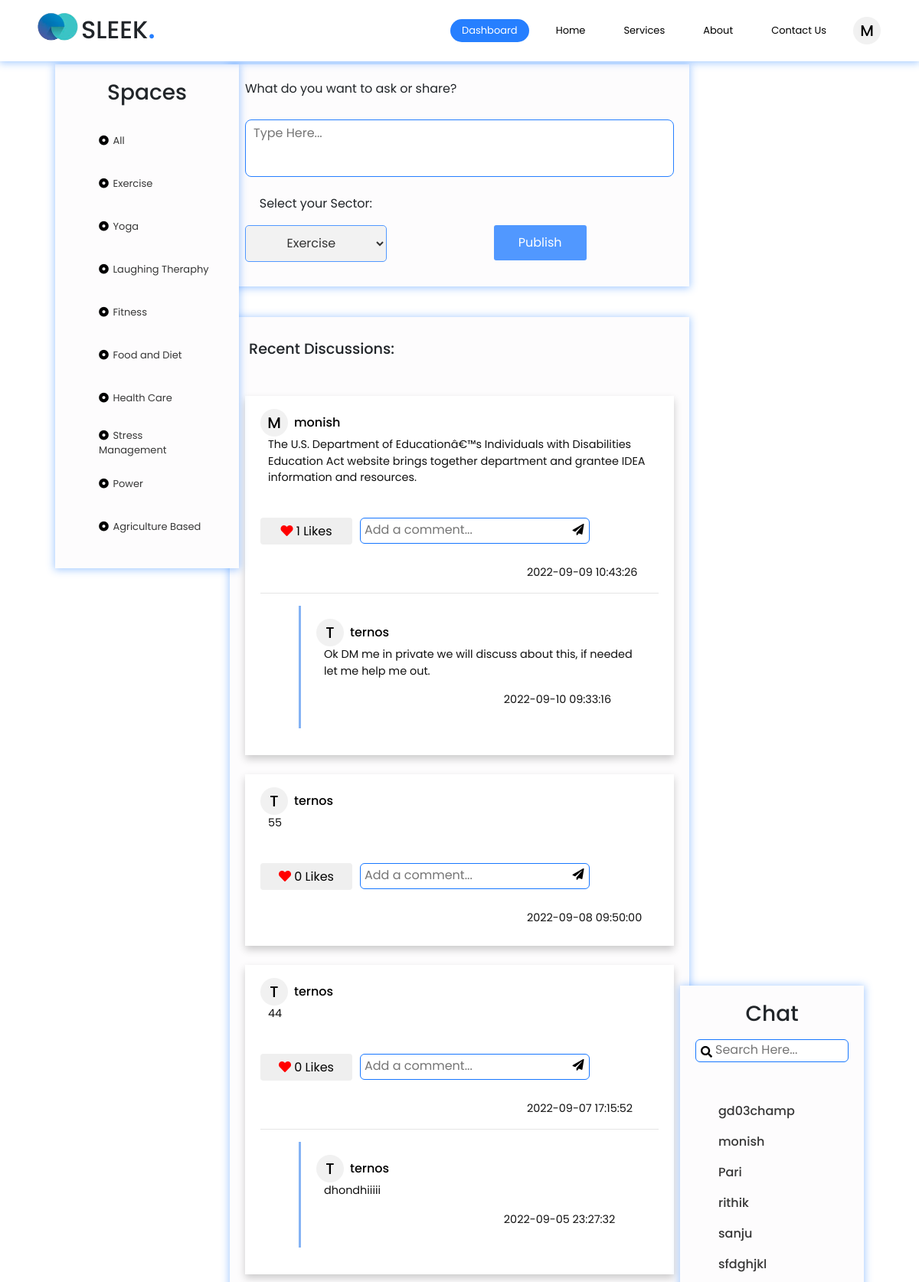
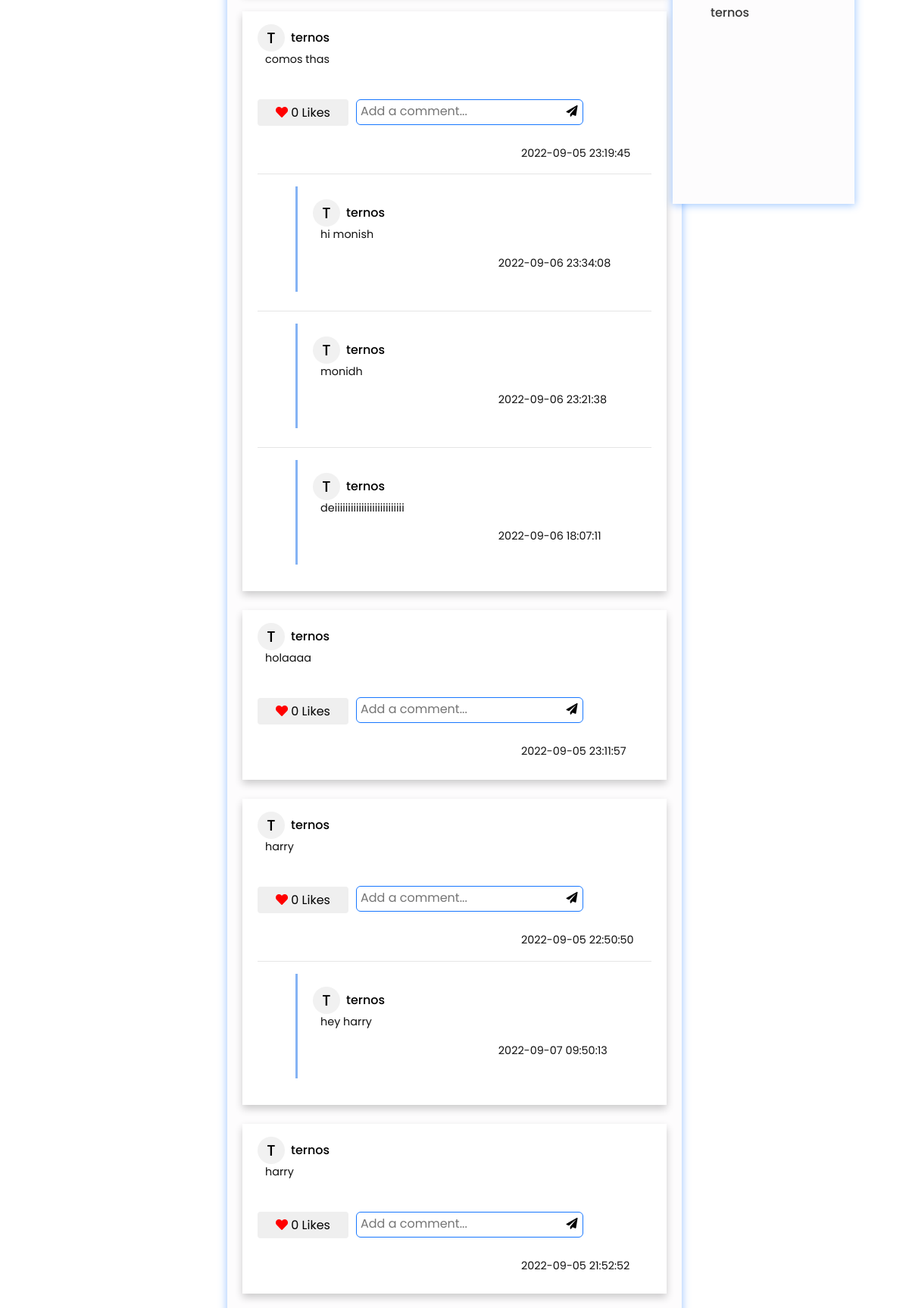
The app's page /forum.php (signed in, upper part) with its own data (2 pictures, top to bottom).
### tables this page shows
CREATE TABLE IF NOT EXISTS `comments` (
  `id` int(11) NOT NULL AUTO_INCREMENT,
  `name` varchar(255) NOT NULL,
  `sector` varchar(45) NOT NULL,
  `comment` mediumtext NOT NULL,
  `created_at` datetime DEFAULT CURRENT_TIMESTAMP,
  `likes` int(11) UNSIGNED DEFAULT '0',
  PRIMARY KEY (`id`)
);

CREATE TABLE IF NOT EXISTS `reply` (
  `id` int(11) NOT NULL AUTO_INCREMENT,
  `parent_id` varchar(45) NOT NULL,
  `name` varchar(45) NOT NULL,
  `sector` varchar(45) DEFAULT NULL,
  `comment` mediumtext NOT NULL,
  `created_at` datetime NOT NULL DEFAULT CURRENT_TIMESTAMP ON UPDATE CURRENT_TIMESTAMP,
  PRIMARY KEY (`id`)
);

CREATE TABLE IF NOT EXISTS `users` (
  `id` int(11) NOT NULL AUTO_INCREMENT,
  `username` varchar(50) NOT NULL,
  `password` varchar(255) NOT NULL,
  `created_at` datetime DEFAULT CURRENT_TIMESTAMP,
  `user` varchar(45) DEFAULT NULL,
  PRIMARY KEY (`id`),
  UNIQUE KEY `username` (`username`)
);

### forum.php (the view, shortened to what this page needs)
<?php
include 'config.php';
?>
<!DOCTYPE html>
<html>
<head>
    <link rel="stylesheet" type="text/css" href="./style.css">
    <link rel="stylesheet" href="https://maxcdn.bootstrapcdn.com/bootstrap/4.1.3/css/bootstrap.min.css">
    <link rel="stylesheet" href="https://use.fontawesome.com/releases/v5.6.3/css/all.css">
</head>
<body>
    <section class="bo_dy">
        <div class="navibar" id="#forum">
            <img class="logo-cc" src="./assets/logo.png" width="70%" height="70%">
            <div class="logo">
                <h2>SLEEK<span>.</span></h2>
            </div>
            <div class="nav__links">
                <a href="./forum.php" class="active nav__link">Dashboard</a>
                <a href="./main.php#home" class="nav__link">Home</a>
                <a href="./main.php#services" class="nav__link">Services</a>
                <a href="./main.php#about" class="nav__link">About</a>
                <a href="#contact" class="nav__link">Contact Us</a>
                <div class="dropdown">
                    <a class="dropbtn" href="profile.php">
                        <div class="circle1">
                            <h5>
                                <?php
                                $name = $_SESSION['username'];
                                $f_letter = strtoupper($name[0]);
                                echo $f_letter;
                                ?>
                            </h5>
                        </div>
                    </a>
                </div>
            </div>
        </div>
        <section class="forum">
            <div class="sidebar_left">
                <h3>Spaces</h3>
                <form class="sidebar_content" method="POST">
                    <button name="All" value="All"><i class="fa fa-dot-circle-o"></i> All</button>
                    <button name="Exercise" value="Exercise"><i class="fa fa-dot-circle-o"></i> Exercise</button>
                    <button name="Yoga" value="Yoga"><i class="fa fa-dot-circle-o"></i> Yoga</button>
                    <button name="Laughing_Theraphy" value="Laughing_Theraphy"><i class="fa fa-dot-circle-o"></i> Laughing Theraphy</button>
                    <button name="Fitness" value="Fitness"><i class="fa fa-dot-circle-o"></i> Fitness</button>
                    <button name="Food_and_Diet" value="Food_and_Diet"><i class="fa fa-dot-circle-o"></i> Food and Diet</button>
                    <button name="Health_care" value="Health_care"><i class="fa fa-dot-circle-o"></i> Health Care</button>
                    <button name="Stress_Management" value="Stress_Management"><i class="fa fa-dot-circle-o"></i> Stress Management</button>
                    <button name="Gardening" value="Gardening"><i class="fa fa-dot-circle-o"></i> Power</button>
                    <button name="Agriculture_based" value="Agriculture_based"><i class="fa fa-dot-circle-o"></i> Agriculture Based</button>
                </form>
            </div>
            <center>
                <div class="wrapper">
                    <form action="" method="POST" class="form">
                        <div class="input-group textarea">
                            <p class="p_down">What do you want to ask or share?</p>
                            <textarea id="comment" name="comment" placeholder="Type Here..." required></textarea>
                        </div>
                        <div class="input-group">
                            <div class="dropdown_cntnt">
                                <p for="Selecting Sector">Select your Sector:</p>
                                <select id='input' name="sector">
                                    <option value='Exercise'>Exercise</option>
                                </select>
                            </div>
                            <button name="submit" class="btn btnn">Publish</button>
                        </div>
                    </form>
                </div>
                <div class="wrapper">
                    <h3 class="discussions">Recent Discussions: </h3>
                    <div class="prev-comments">
                        <?php
                        $value1 = $_POST['Auto_ancilliary'];
                        $value2 = $_POST['Financial_banking'];
                        $value3 = $_POST['Consumer_durables'];
                        $value4 = $_POST['Textiles'];
                        $value5 = $_POST['FMCG'];
                        $value6 = $_POST['Health_care'];
                        $value7 = $_POST['Metal_mining'];
                        $value8 = $_POST['Power'];
                        $value9 = $_POST['Agriculture_based'];
                        $value10 = $_POST['Service_sector'];
                        $value11 = $_POST['Oil_gas'];
                        $value12 = $_POST['Others'];
                        if ($value1 == "" && $value2 == "" && $value3 == "" && $value4 == "" && $value5 == "" && $value6 == "" && $value7 == "" && $value8 == "" && $value9 == "" && $value10 == "" && $value11 == "" && $value12 == "") {
                            $sql = "SELECT * FROM comments ORDER BY id DESC";
                        } else {
                            $sql = "SELECT * FROM comments WHERE sector = '$value1$value2$value3$value4$value5$value6$value7$value8$value9$value10$value11$value12' ORDER BY id DESC";
                        }
                        $result = mysqli_query($link, $sql);
                        if (mysqli_num_rows($result) > 0) {
                            while ($row = mysqli_fetch_assoc($result)) {
                        ?>
                                <div class="single-item">
                                    <div class="cmt_user">
                                        <div class="circle2">
                                            <h5>
                                                <?php
                                                $name = $row['name'];
                                                $f_letter = strtoupper($name[0]);
                                                echo $f_letter;
                                                $row_id = $row['id'];
                                                $sqll = "SELECT COUNT(likes) AS 'count' FROM likes WHERE parent_id = $row_id";
                                                $resultt = mysqli_query($link, $sqll);
                                                $roww = mysqli_fetch_assoc($resultt);
                                                $count = $roww['count'];
                                                ?>
                                            </h5>
                                        </div>
                                        <form action="chat.php" method="POST" class="form">
                                            <button class="reply_username" name="user_btn">
                                                <h6><?php echo $row['name']; ?></h6>
                                            </button>
                                        </form>
                                    </div>
                                    <p><?php echo $row['comment']; ?></p>
                                    <div class="lcr">
                                        <table class="lke_rply">
                                            <tr>
                                                <td>
                                                    <form action="likcmt.php" method="POST" class="form">
                                                        <button class="like_btn"><i class="fa fa-heart"></i> <?php echo $count ?> Likes</button>
                                                    </form>
                                                </td>
                                                <form action="likcmt.php" method="POST" class="form">
                                                    <td>
                                                        <div class="search">
                                                            <textarea class="reply_inpt" name="reply" placeholder="Add a comment..." value="" required></textarea>
                                                            <button class="reply_btn"><span class="fa fa-send"></span></button>
                                                        </div>
                                                    </td>
                                                </form>
                                            </tr>
                                        </table>
                                    </div>
                                    <p class="created_at"><?php echo $row['created_at']; ?></p>
                                    <?php
                                    $row_idd = $row['id'];
                                    $sql1 = "SELECT * FROM reply WHERE parent_id = $row_idd ORDER BY id DESC limit 3";
                                    $result1 = mysqli_query($link, $sql1);
                                    if (mysqli_num_rows($result1) > 0) {
                                        while ($row1 = mysqli_fetch_assoc($result1)) { ?>
                                            <hr>
                                            <div class="repy">
                                                <div class="cmt_user">
                                                    <div class="circle2">
                                                        <h5>
                                                            <?php
                                                            $name = $row1['name'];
                                                            $f_letter = strtoupper($name[0]);
                                                            echo $f_letter;
                                                            ?>
                                                        </h5>
                                                    </div>
                                                    <form action="chat.php" method="POST" class="form">
                                                        <button class="reply_username" name="user_btn">
                                                            <h6><?php echo $row1['name']; ?></h6>
                                                        </button>
                                                    </form>
                                                </div>
                                                <p><?php echo $row1['comment']; ?></p>
                                                <p class="created_at_reply"><?php echo $row1['created_at']; ?></p>
                                            </div>
                                    <?php
                                        }
                                    }
                                    ?>
                                </div>
                        <?php
                            }
                        }
                        ?>
                    </div>
                </div>
            </center>
            <div id="container" class="sidebar_right">
                <h3>Chat</h3>
                <div class="search">
                    <span class="fa fa-search"></span>
                    <textarea type="text" autocomplete="off" class="search_chat" id="live_search" name="comment" placeholder="Search Here..." required></textarea>
                </div>
                <?php
                $name = $_SESSION["username"];
                $sql = "SELECT username FROM users WHERE username != '$name' ORDER BY username";
                $result = mysqli_query($link, $sql);
                if (mysqli_num_rows($result) > 0) {
                    while ($row = mysqli_fetch_assoc($result)) {
                ?>
                        <div class="single_item">
                            <form action="chat.php" method="POST" class="form">
                                <button class="usr_display" name="user_btn">
                                    <h6><?php echo $row['username']; ?></h6>
                                </button>
                            </form>
                        </div>
                <?php
                    }
                }
                ?>
            </div>
        </section>
    </section>
</body>
</html>

### forum.php (style rules this page uses)
.bo_dy { min-height: 120vh; }

### records on screen
comments: name "M", name "monish", comment "The U.S. Department of Educationâ€™s Individuals with Disabilities Education Act website brings together department and grantee IDEA information and resources.", count "1", created_at "2022-09-09 10:43:26"
reply: name "T", name "ternos", comment "Ok DM me in private we will discuss about this, if needed let me help me out.", created_at "2022-09-10 09:33:16"
comments: name "T", name "ternos", comment "55", count "0", created_at "2022-09-08 09:50:00"
comments: name "T", name "ternos", comment "44", count "0", created_at "2022-09-07 17:15:52"
reply: name "T", name "ternos", comment "dhondhiiiii", created_at "2022-09-05 23:27:32"
comments: name "T", name "ternos", comment "comos thas", count "0", created_at "2022-09-05 23:19:45"
reply: name "T", name "ternos", comment "hi monish", created_at "2022-09-06 23:34:08"
reply: name "T", name "ternos", comment "monidh", created_at "2022-09-06 23:21:38"
reply: name "T", name "ternos", comment "deiiiiiiiiiiiiiiiiiiiiiiiiii", created_at "2022-09-06 18:07:11"
comments: name "T", name "ternos", comment "holaaaa", count "0", created_at "2022-09-05 23:11:57"
comments: name "T", name "ternos", comment "harry", count "0", created_at "2022-09-05 22:50:50"
reply: name "T", name "ternos", comment "hey harry", created_at "2022-09-07 09:50:13"
comments: name "T", name "ternos", comment "harry", count "0", created_at "2022-09-05 21:52:52"
users: username "gd03champ"
users: username "monish"
users: username "Pari"
users: username "rithik"
users: username "sanju"
users: username "sfdghjkl"
users: username "ternos"

### other values on screen
$f_letter "M"
